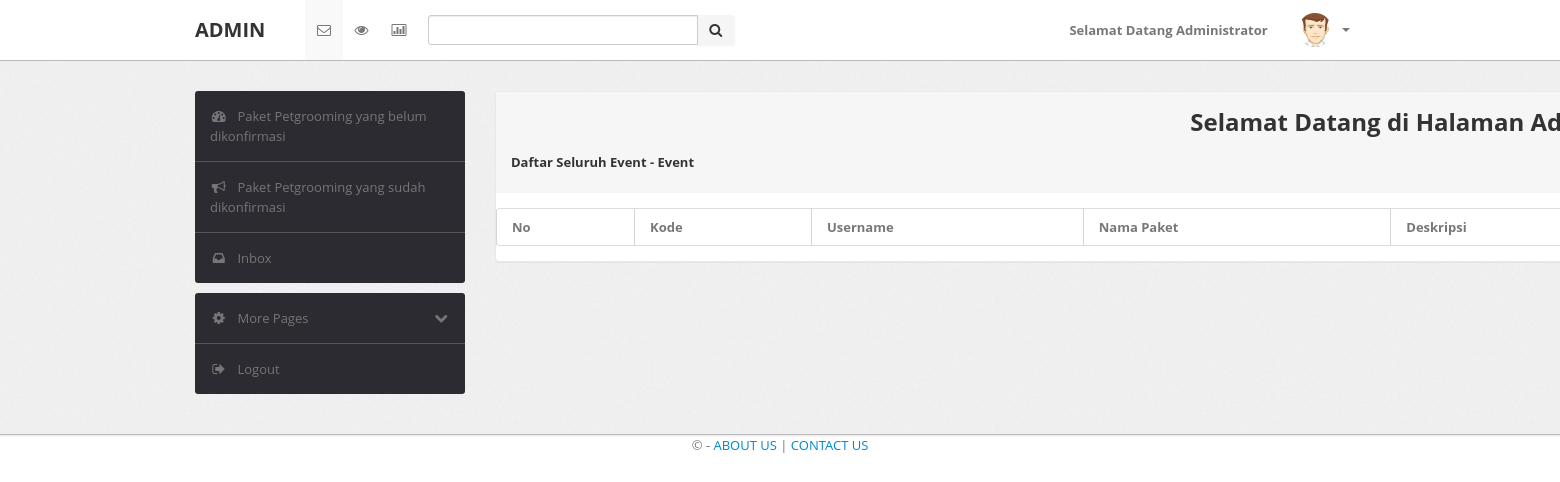
/index.php/admin/event, run on an earlier commit of the app's database.
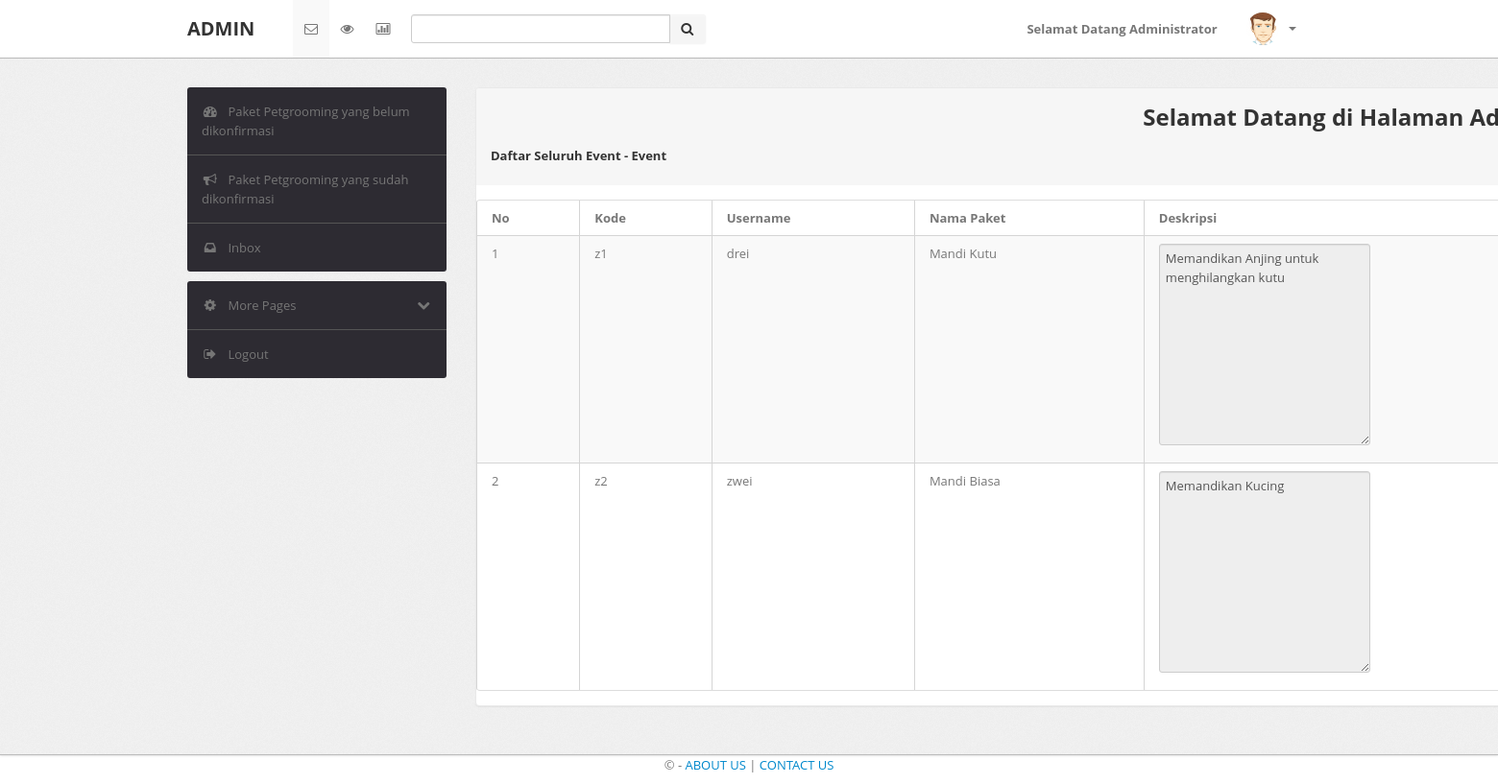
And on a later commit of the database.
### tables this page shows
CREATE TABLE `petgrooming` (
  `id_petgrooming` varchar(10) NOT NULL DEFAULT '',
  `price` int(11) DEFAULT NULL,
  `description` varchar(200) DEFAULT NULL,
  `package_name` varchar(50) DEFAULT NULL,
  `petcategory` varchar(10) NOT NULL,
  `user_partners` varchar(15) NOT NULL,
  `status` varchar(50) NOT NULL
);

### application/controllers/admin/event.php (called while the page is built, shortened)
<?php
class Event extends CI_Controller {
	public function __construct ()
	{
		$this->load->model('model_allevents');
	}
	public function index()
	{
		$data['event'] = $this->model_allevents->all_events_belum();
		$this->load->view('admin/all_events',$data);
	}
}

### index.php (called while the page is built, shortened)
<?php
require_once BASEPATH.'core/CodeIgniter.php';

### application/models/model_allevents.php (called while the page is built, shortened)
<?php
class Model_allevents extends CI_Model {
	public function all_events_belum(){
        $this->db->where('status', 'Belum Dikonfirmasi');
        $query = $this->db->get('petgrooming');
        return $query->result();
     }
}

### application/views/admin/all_events.php (the view, shortened to what this page needs)
            <div class="span9">
                <div class="content">
                    <div class="module" style="width: 2000px">
                        <div class="module-head">
                            <h2 align = "center">Selamat Datang di Halaman Administrator Website</h2>
                            <h5>Daftar Seluruh Event - Event</h5>
                        </div>
                        <div class="module-body table">
                            <table cellpadding="0" cellspacing="0" border="0" class="datatable-1 table table-bordered table-striped  display"
                                width="100%">
                                <thead>
                                    <tr>
                                            <th>No</th>
                                            <th>Kode </th>
                                            <th>Username</th>
                                            <th>Nama Paket</th>
                                            <th>Deskripsi</th>
                                    </tr>
                                </thead>
                                <tbody>
                                <?php $no=0; foreach($event as $events ): $no++;?>
                                    <tr class="odd gradeX">
                                        <td align="center"><?php echo $no;?></td>
                                        <td align="center"><?=  $events->id_petgrooming ?></td>
                                        <td align="center"><?=  $events->user_partners ?></td>
                                        <td align="center"><?=  $events->package_name ?></td>
                                        <td align="center"><textarea rows="10" disabled><?=  $events->description  ?></textarea></td>
                                    </tr><?php endforeach; ?>
                                </tbody>
                            </table>
                        </div>
                    </div>
                </div>
            </div>
        </div>
    </div>
</div>

What changed in the data, as far as the page shows it:
now on this page (row edited): petgrooming: id_petgrooming "z1", user_partners "drei", package_name "Mandi Kutu", description "Memandikan Anjing untuk menghilangkan kutu"
now on this page (row edited): petgrooming: id_petgrooming "z2", user_partners "zwei", package_name "Mandi Biasa", description "Memandikan Kucing"
